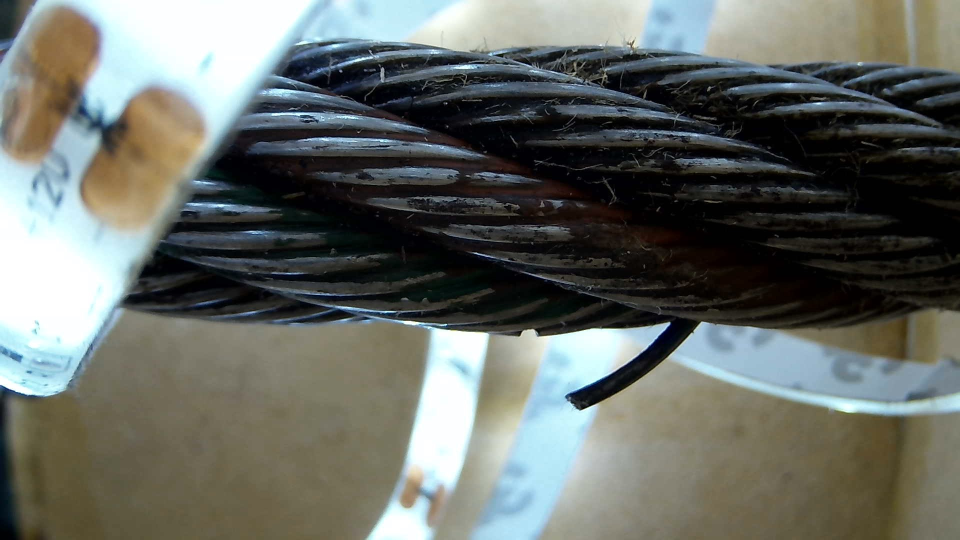
#> input picture Defect Detection/CutandFray.jpg, 1920 x 1080 px, given in place of C, which was not available (shown at 1/2 size)
$ python -i Erosion.py   (imports and definitions only)
#> lines starting #> are read from the running program, lines starting #| are printed output that depends on the picture; after the words box and inside, x2 and y2 are one past the last pixel; in counts of white or black regions, pixels touching at a corner belong together; pictures that were not available may be replaced by others from this repository, and a replacement may not be noted
"""
@file morph_lines_detection.py
@brief Use morphology transformations for extracting horizontal and vertical lines sample code
"""
import numpy as np
import sys
import cv2 as cv


def show_wait_destroy(winname, img):
    cv.imshow(winname, img)
    cv.moveWindow(winname, 500, 0)
    cv.waitKey(0)
    cv.destroyWindow(winname)


def main(argv):
    # [load_image]
    # Check number of arguments
#> called with argv = 'CutandFray.jpg'
    if len(argv) < 1:
        print ('Not enough parameters')
        print ('Usage:\nmorph_lines_detection.py < path_to_image >')
        return -1

    # Load the image
    src = cv.imread(argv[0], cv.IMREAD_COLOR)
#> src is the input picture: shape (1080, 1920, 3); mean B, G, R 101.5, 107.1, 103.1

    # Check if image is loaded fine
    if src is None:
        print ('Error opening image: ' + argv[0])
        return -1

    # Show source image
    cv.imshow("src", src)
    # [load_image]

    # [gray]
    # Transform source image to gray if it is not already
    if len(src.shape) != 2:
        gray = cv.cvtColor(src, cv.COLOR_BGR2GRAY)
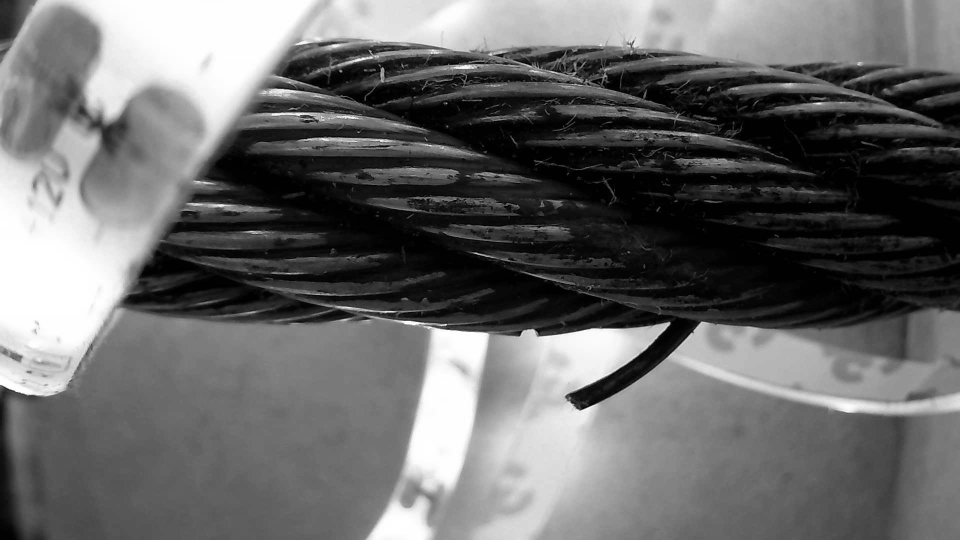
#> gray: shape (1080, 1920) (shown at 1/2 size); min 0, max 255, mean 105.3
    else:
        gray = src

    imgName = "Grind.jpg"
    img = cv.imread(imgName, cv.IMREAD_COLOR)
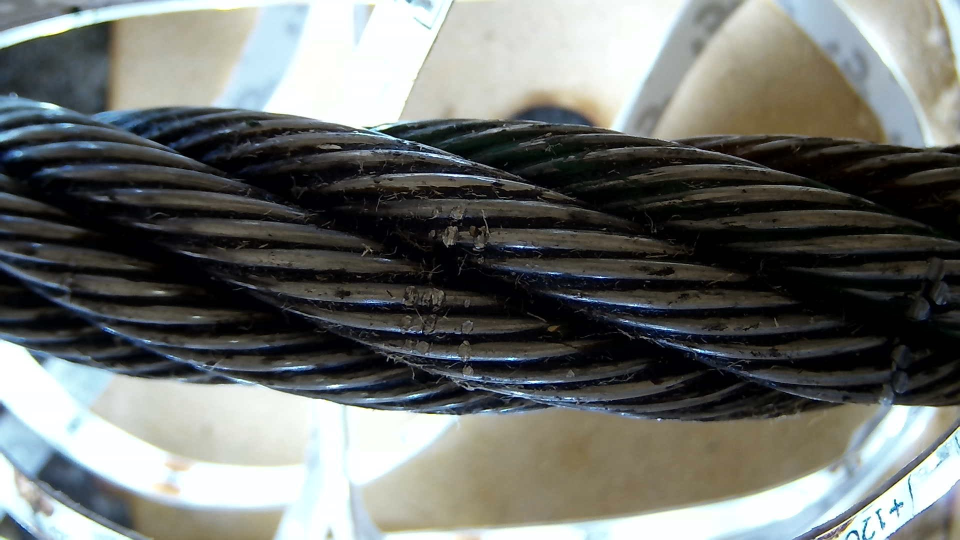
#> input picture Defect Detection/Grind.jpg, 1920 x 1080 px (shown at 1/2 size)
#> img is the input picture: shape (1080, 1920, 3); mean B, G, R 109.2, 112.5, 109.9
    hsv = cv.cvtColor(img, cv.COLOR_BGR2HSV)
#> hsv: shape (1080, 1920, 3); mean H, S, V 60.1, 59, 117.6
    show_wait_destroy("hsv", hsv)

    # Show gray image
    show_wait_destroy("gray", gray)
    # [gray]

    # [bin]
    # Apply adaptiveThreshold at the bitwise_not of gray, notice the ~ symbol
    gray = cv.bitwise_not(gray)
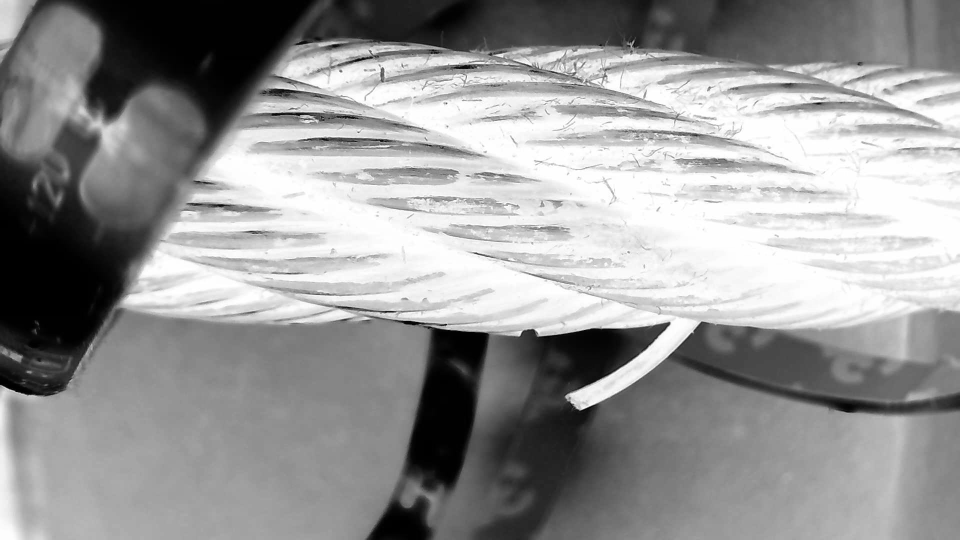
#> gray: shape (1080, 1920) (shown at 1/2 size); min 0, max 255, mean 149.7
    bw = cv.adaptiveThreshold(gray, 255, cv.ADAPTIVE_THRESH_MEAN_C, \
                                cv.THRESH_BINARY, 201, -20)
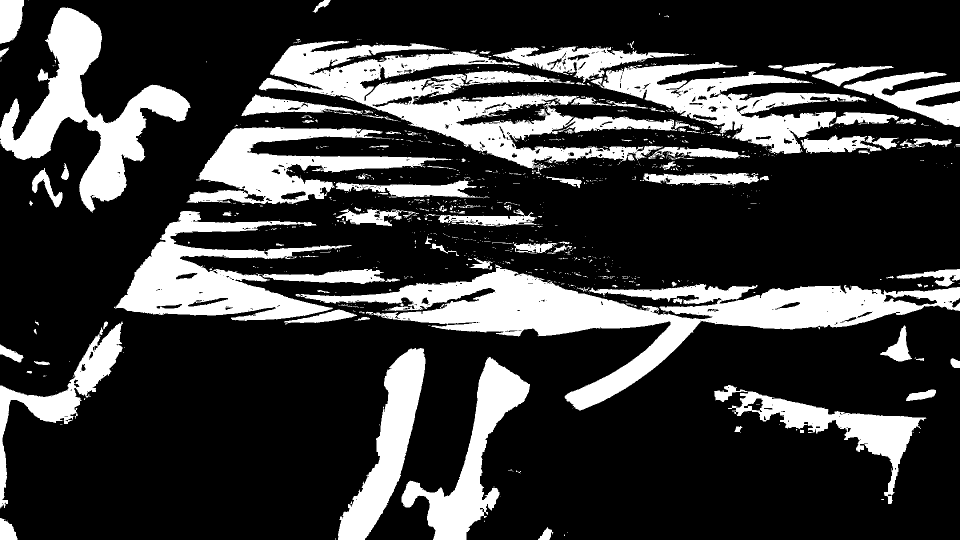
#> bw: shape (1080, 1920) (shown at 1/2 size); 23.3% white; 1018 white regions (879 under 20 px), largest, box (x1, y1, x2, y2) and area: (591, 528, 1920, 821) 92431, (518, 82, 1354, 350) 67351, (0, 15, 381, 425) 46533

    kernel = np.ones((5,5),np.uint8)
    erosion = cv.erode(img,kernel,iterations = 1)
    bw = cv.morphologyEx(bw, cv.MORPH_GRADIENT, kernel)
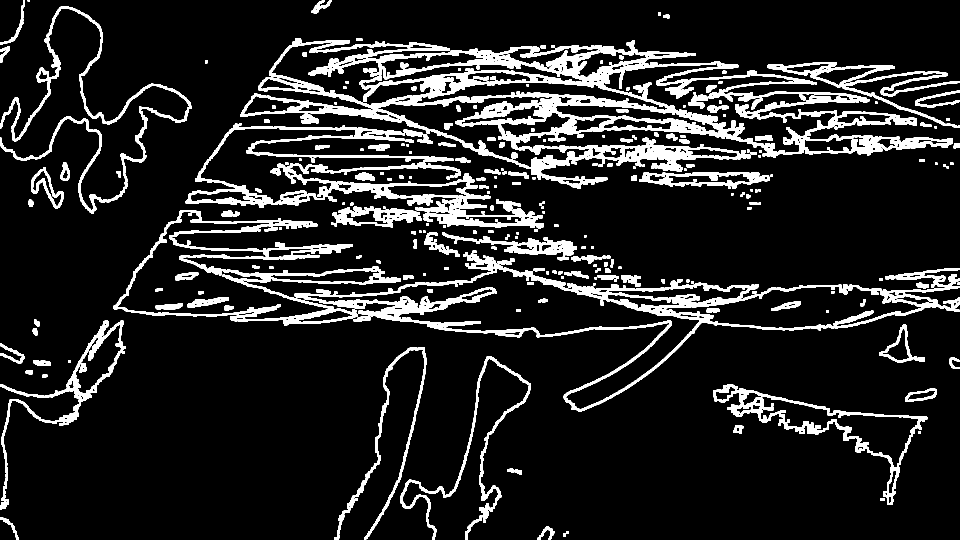
#> bw: shape (1080, 1920) (shown at 1/2 size); 12.6% white; 306 white regions (1 under 20 px), largest, box (x1, y1, x2, y2) and area: (481, 76, 1906, 378) 90623, (589, 507, 1920, 823) 35090, (371, 246, 1087, 457) 24943

	# Show binary image
    show_wait_destroy("binary", bw)
    # [bin]


    # [init]
    # Create the images that will use to extract the horizontal and vertical lines
    horizontal = np.copy(bw)
    vertical = np.copy(bw)
    # [init]

    # [horiz]
    # Specify size on horizontal axis
    cols = horizontal.shape[1]
#> cols = 1920
    horizontal_size = cols // 80
#> horizontal_size = 24

    # Create structure element for extracting horizontal lines through morphology operations
    horizontalStructure = cv.getStructuringElement(cv.MORPH_RECT, (horizontal_size, 1))

    # Apply morphology operations
    horizontal = cv.erode(horizontal, horizontalStructure)
#> horizontal: shape (1080, 1920); 2.8% white; 611 white regions (318 under 20 px), largest, box (x1, y1, x2, y2) and area: (728, 611, 951, 655) 1749, (1112, 251, 1463, 274) 1461, (547, 309, 896, 323) 1364
    horizontal = cv.dilate(horizontal, horizontalStructure)
#> horizontal: shape (1080, 1920); 6% white; 424 white regions (2 under 20 px), largest, box (x1, y1, x2, y2) and area: (482, 191, 821, 242) 3158, (717, 611, 963, 655) 2995, (1047, 251, 1475, 274) 2815

    # Show extracted horizontal lines
    show_wait_destroy("horizontal", horizontal)
    # [horiz]

    # [vert]
    # Specify size on vertical axis
    rows = vertical.shape[0]
#> rows = 1080
    verticalsize = rows // 80
#> verticalsize = 13

    # Create structure element for extracting vertical lines through morphology operations
    verticalStructure = cv.getStructuringElement(cv.MORPH_RECT, (1, verticalsize))
#> verticalStructure = [1, 1, 1, 1, 1, 1, 1, 1, 1, 1, 1, 1, 1]

    # Apply morphology operations
    vertical = cv.erode(vertical, verticalStructure)
#> vertical: shape (1080, 1920); 1.2% white; 684 white regions (410 under 20 px), largest, box (x1, y1, x2, y2) and area: (798, 701, 853, 959) 613, (3, 804, 21, 972) 469, (1331, 298, 1360, 337) 459
    vertical = cv.dilate(vertical, verticalStructure)
#> vertical: shape (1080, 1920); 3.4% white; 623 white regions (86 under 20 px), largest, box (x1, y1, x2, y2) and area: (798, 695, 853, 965) 1309, (910, 713, 974, 983) 1304, (3, 798, 21, 1002) 937

    # Show extracted vertical lines
    show_wait_destroy("vertical", vertical)
    # [vert]

    # [smooth]
    # Inverse vertical image
    vertical = cv.bitwise_not(vertical)
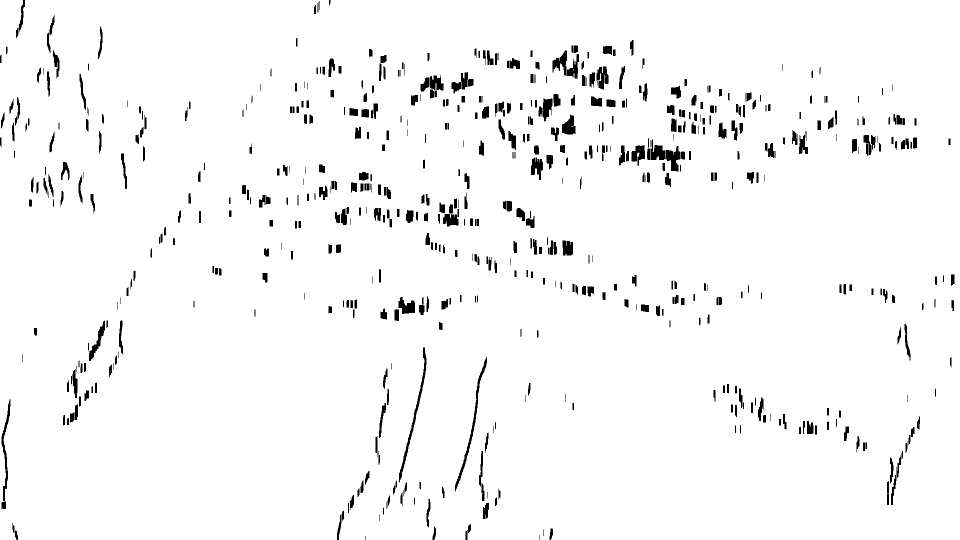
#> vertical: shape (1080, 1920) (shown at 1/2 size); 96.6% white; 623 black regions (86 under 20 px), largest, box (x1, y1, x2, y2) and area: (798, 695, 853, 965) 1309, (910, 713, 974, 983) 1304, (3, 798, 21, 1002) 937
    show_wait_destroy("vertical_bit", vertical)

	# [smooth]
    # Inverse vertical image
    horizontal = cv.bitwise_not(horizontal)
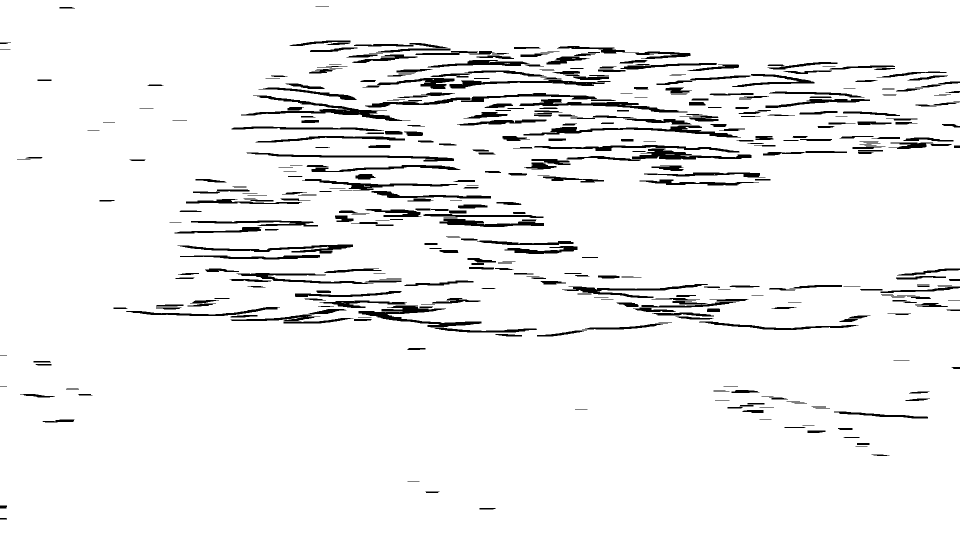
#> horizontal: shape (1080, 1920) (shown at 1/2 size); 94% white; 424 black regions (2 under 20 px), largest, box (x1, y1, x2, y2) and area: (482, 191, 821, 242) 3158, (717, 611, 963, 655) 2995, (1047, 251, 1475, 274) 2815
    show_wait_destroy("horizontal_bit", horizontal)

    '''
    Extract edges and smooth image according to the logic
    1. extract edges
    2. dilate(edges)
    3. src.copyTo(smooth)
    4. blur smooth img
    5. smooth.copyTo(src, edges)
    '''

    # Step 1
    edges = cv.adaptiveThreshold(vertical, 255, cv.ADAPTIVE_THRESH_MEAN_C, \
                                cv.THRESH_BINARY, 3, -2)
    show_wait_destroy("edges", edges)

    # Step 2
    kernel = np.ones((2, 2), np.uint8)
    edges = cv.dilate(edges, kernel)
    show_wait_destroy("dilate", edges)

    # Step 3
    smooth = np.copy(vertical)

    # Step 4
    smooth = cv.blur(smooth, (2, 2))

    # Step 5
    (rows, cols) = np.where(edges != 0)
    vertical[rows, cols] = smooth[rows, cols]

    # Show final result
    show_wait_destroy("smooth - final", vertical)
    # [smooth]

    return 0

# [2 lines not run here, left out]

>>> result = main('CutandFray.jpg')
